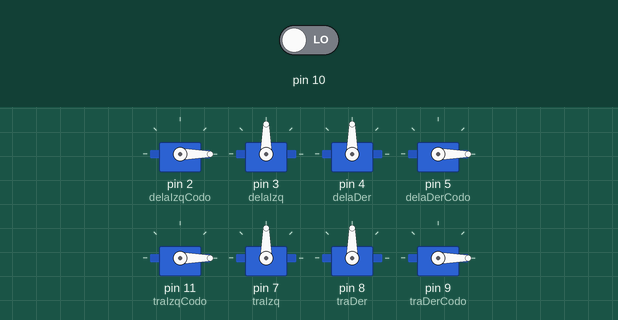
The sketch below on a simulated Arduino Uno, built with avr-gcc and run on an emulated ATmega328P. On the bench: 8 × servo. The test bench sets the inputs (shaded band); at power-on: pin 10 LOW.

Above: at 1.2 s.
1.3 s: pin 10 driven HIGH
At 1.38 s:
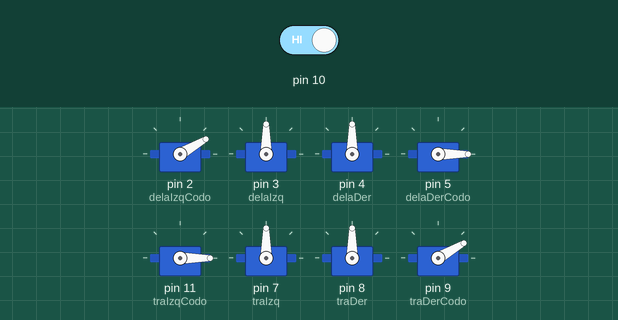
At 1.8 s:
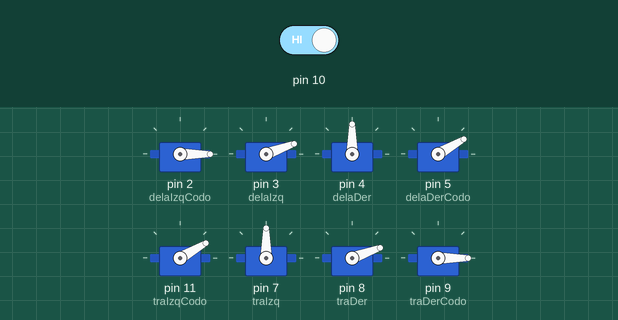
4.3 s: pin 10 driven LOW
At 4.6 s:
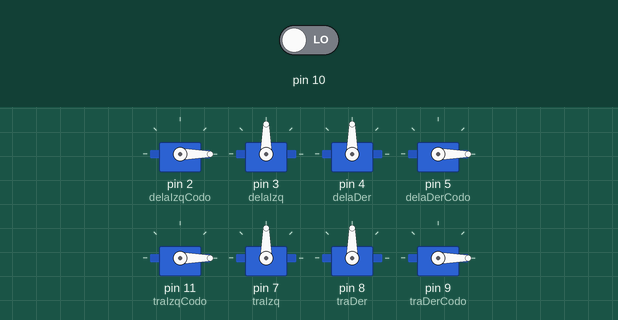
Timing chart, 0 to 7.3 s (numbered marks = the images above; inputs shaded):
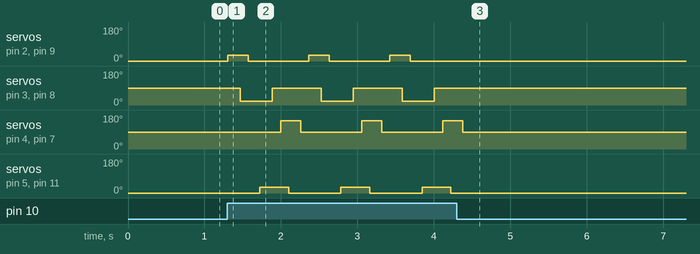

The sketch:

rotar_Der.ino
```cpp
#include <Servo.h>

//# de patas en sentido horario
//1 grado horizontal, 1_2 grado vertical

Servo delaIzq;
Servo delaIzqCodo;
Servo delaDer;
Servo delaDerCodo;

Servo traDer;
Servo traDerCodo;
Servo traIzq;
Servo traIzqCodo;
int swich = 1 ;
int i = 0;

struct servo  {
  int AngIn;
  int AngFin;
  int Velocidad;
  int n_pata;
} servo1, servo2;

void setup() {
  //declaración
  Serial.begin(9600);
  pinMode(10, INPUT);
  delaIzqCodo.attach(2);
  delaIzq.attach(3);
  delaDer.attach(4);
  delaDerCodo.attach(5);
  traIzqCodo.attach(11);
  traIzq.attach(7);
  traDer.attach(8);
  traDerCodo.attach(9);
  //inicializacion
  delaIzqCodo.write(0);   // 0 abajo
  delaIzq.write(90);        //90 AL MEDIO
  delaDer.write(90);        //90 AL MEDIO
  delaDerCodo.write(0);     //0 abajo
  traIzqCodo.write(0);      //0 abajo
  traIzq.write(90);         //0 AL MEDIO
  traDer.write(90);         //180 AL MEDIO
  traDerCodo.write(0);    //180 abajo

}

//x=angulo inicial y= angulo final z=numero de la pata
void pataPos(int x, int y, int z, int w) {
  for (i = x; i <= y; i++)  //patas 4 y 5 arriba
  {
    switch (z) {
      case 1 :
        delaIzqCodo.write(i);
        break;
      case 2 :
        delaIzq.write(i);
        break;
      case 3 :
        delaDer.write(i);
        break;
      case 4 :
        delaDerCodo.write(i);
        break;
      case 5 :
        traIzqCodo.write(i);
        break;
      case 6 :
        traIzq.write(i);
        break;
      case 7 :
        traDer.write(i);
        break;
      case 8 :
        traDerCodo.write(i);
        break;
    }
    delay(w);
  }
}
void pataNeg(int x, int y, int z, int w) {

  for (i = x; i >= y; i--)  //patas 4 y 5 arriba
  {
    switch (z) {
      case 1 :
        delaIzqCodo.write(i);
        break;
      case 2 :
        delaIzq.write(i);
        break;
      case 3 :
        delaDer.write(i);
        break;
      case 4 :
        delaDerCodo.write(i);
        break;
      case 5 :
        traIzqCodo.write(i);
        break;
      case 6 :
        traIzq.write(i);
        break;
      case 7 :
        traDer.write(i);
        break;
      case 8 :
        traDerCodo.write(i);
        break;
    }
    delay(w);
  }
}
void irAtras() {
   //levanta las patas 1 y 8
  pataPos(0, 30, 1, 20);
  pataPos(0, 30, 8, 20);
  delay(150);

  //adelanta los hombros 2 y 7
  pataPos(90, 150, 2, 20);
  pataNeg(90, 150, 7, 20);
  delay(3000);

  //Baja las patas 1 y 8
  pataNeg(30, 0, 1, 20);
  pataNeg(30, 0, 8, 20);
  delay(150);

  //levanta las patas 4 y 5
  pataPos(0, 30, 4, 20);
  pataPos(0, 30, 5, 20);
  delay(150);

  //atrasa los hombros 2 y 7
  pataPos(150, 90, 2, 20);
  pataPos(150, 90, 7, 20);
  delay(3000);

  //adelanta los hombros 3 y 6
  pataPos(90, 20, 3, 20);
  pataPos(90, 20, 6, 20);
  delay(3000);

  //baja las patas 4 y 5
  pataNeg(30, 0, 4, 20);
  pataNeg(30, 0, 5, 20);
  delay(150);

  //atrasa los hombros 3 y 6
  pataNeg(20, 90, 3, 20);
  pataNeg(20, 90, 6, 20);
  delay(3000);


  }

void rotDer() {
  //levanta las patas 1 y 8
  pataPos(0, 30, 1, 0);
  pataPos(0, 30, 8, 0);
  delay(150);

  //adelanta los hombros 2 y 7
  pataNeg(90, 20, 2, 0);
  pataNeg(90, 20, 7, 0);
  delay(100);

  //Baja las patas 1 y 8
  pataNeg(30, 0, 1, 0);
  pataNeg(30, 0, 8, 0);
  delay(150);

  //levanta las patas 4 y 5
  pataPos(0, 30, 4, 0);
  pataPos(0, 30, 5, 0);
  delay(150);

  //atrasa los hombros 2 y 7
  pataPos(20, 90, 2, 0);
  pataPos(20, 90, 7, 0);
  delay(100);

  //adelanta los hombros 3 y 6
  pataPos(90, 150, 3, 0);
  pataPos(90, 150, 6, 0);
  delay(100);

  //baja las patas 4 y 5
  pataNeg(30, 0, 4, 00);
  pataNeg(30, 0, 5, 00);
  delay(150);

  //atrasa los hombros 3 y 6
  pataNeg(150, 90, 3, 00);
  pataNeg(150, 90, 6, 00);
  delay(100);
}


void loop() {
  swich = digitalRead(10);
  if (swich == HIGH) {
    rotDer();
  }
}
```

Measured:
- after the input at 1.3 s, servo on pin 2 (delaIzqCodo): alternates 30° for 0.27 s and 0° for 0.79 s, starting at once; servo on pin 3 (delaIzq): alternates 90° for 0.64 s and 20° for 0.42 s, starting after 0.17 s
- after the input at 4.3 s, servo on pin 2 (delaIzqCodo), servo on pin 5 (delaDerCodo), servo on pin 11 (traIzqCodo), servo on pin 9 (traDerCodo): stops changing and stays 0°; servo on pin 3 (delaIzq), servo on pin 8 (traDer): stops changing and stays 90°; servo on pin 4 (delaDer), servo on pin 7 (traIzq): goes on until 4.4 s, then stays 90°
